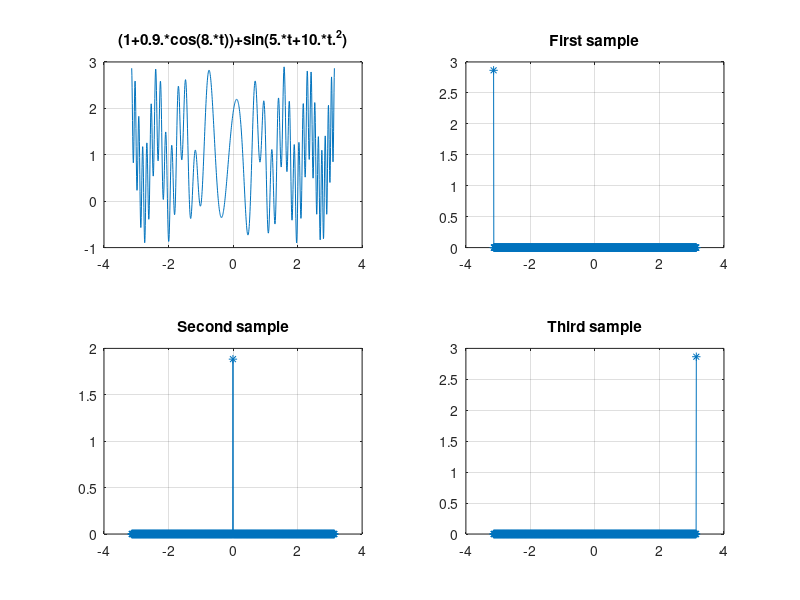
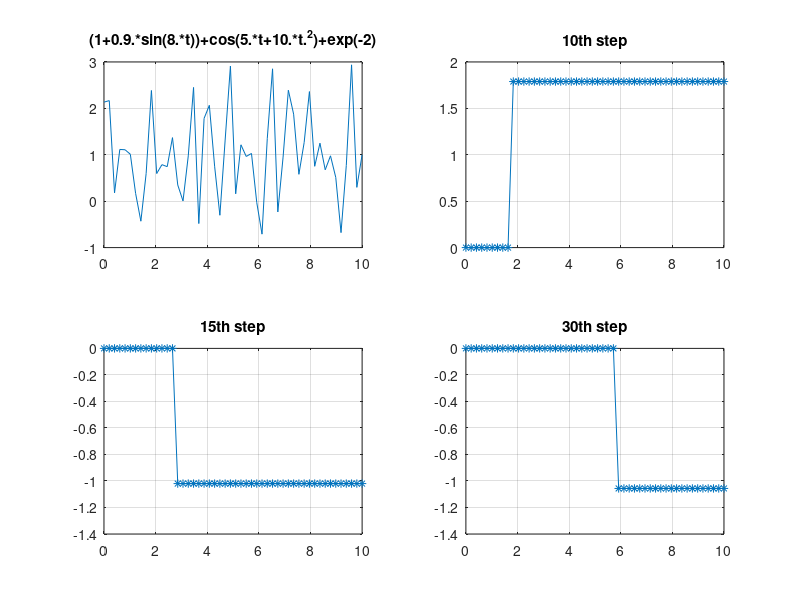
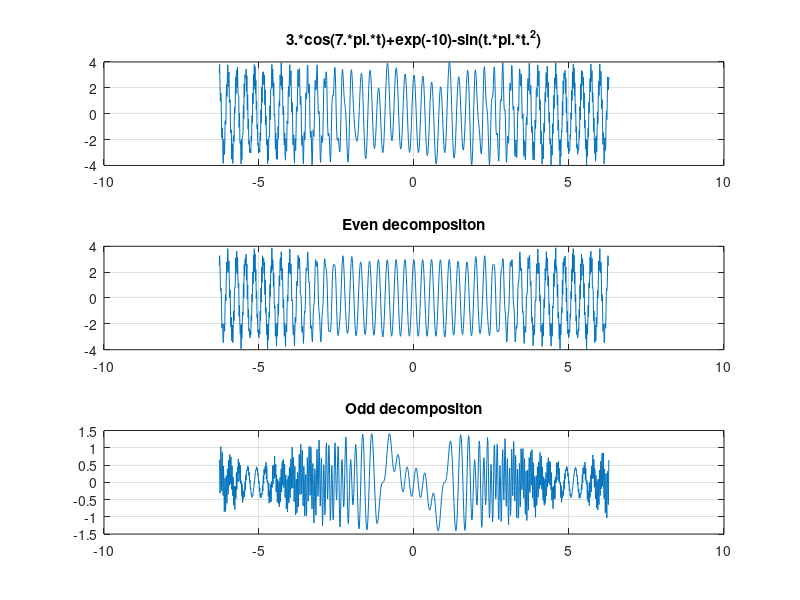

Write MATLAB code to recreate these figures, in order.
clear;
clc;
t=linspace(-pi, pi, 1000);
y=(1+0.9.*cos(8.*t))+sin(5.*t+10.*t.^2);
subplot(221); plot(t, y); grid on; 
title('(1+0.9.*cos(8.*t))+sin(5.*t+10.*t.^2)');

y1=y*0;
y1(1)=y(1);
subplot(222); plot(t, y1, '*-'); grid on; title('First sample');

y2=y*0;
y2(500)=y(500);
subplot(223); plot(t, y2, '*-'); grid on; title('Second sample');

y3=y*0;
y3(1000)=y(1000);
subplot(224); plot(t, y3, '*-'); grid on; title('Third sample');

clc;
figure;
t=linspace(0, 10, 50);
y=(1+0.9.*sin(8.*t))+cos(5.*t+10.*t.^2)+exp(-2);
subplot(221); plot(t, y); grid on; 
title('(1+0.9.*sin(8.*t))+cos(5.*t+10.*t.^2)+exp(-2)');

y1=y*0;
y1(10:end)=y(10)-y(9);
subplot(222); plot(t, y1, '*-'); grid on; title('10th step');

y2=y*0;
y2(15:end)=y(15)-y(14);
subplot(223); plot(t, y2, '*-'); grid on; title('15th step');

y3=y*0;
y3(30:end)=y(30)-y(29);
subplot(224); plot(t, y3, '*-'); grid on; title('30th step');

clc;
figure;
t=linspace(-2*pi, 2*pi, 1000);
y=3.*cos(7.*pi.*t)+exp(-10)-sin(t.*pi.*t.^2);
subplot(311); plot(t, y); grid on; 
title('3.*cos(7.*pi.*t)+exp(-10)-sin(t.*pi.*t.^2)');

y1=y;
for i=1:length(y)-1
    y1(i)=(y(i)+y(end-i))/2;
end
y1(end)=y1(1);
subplot(312); plot(t, y1); grid on; 
title('Even decompositon');

y2=y;
for i=1:length(y)-1
    y2(i)=(y(i)-y(end-i))/2;
end
y2(end)=y2(1);
subplot(313); plot(t, y2); grid on; 
title('Odd decompositon');